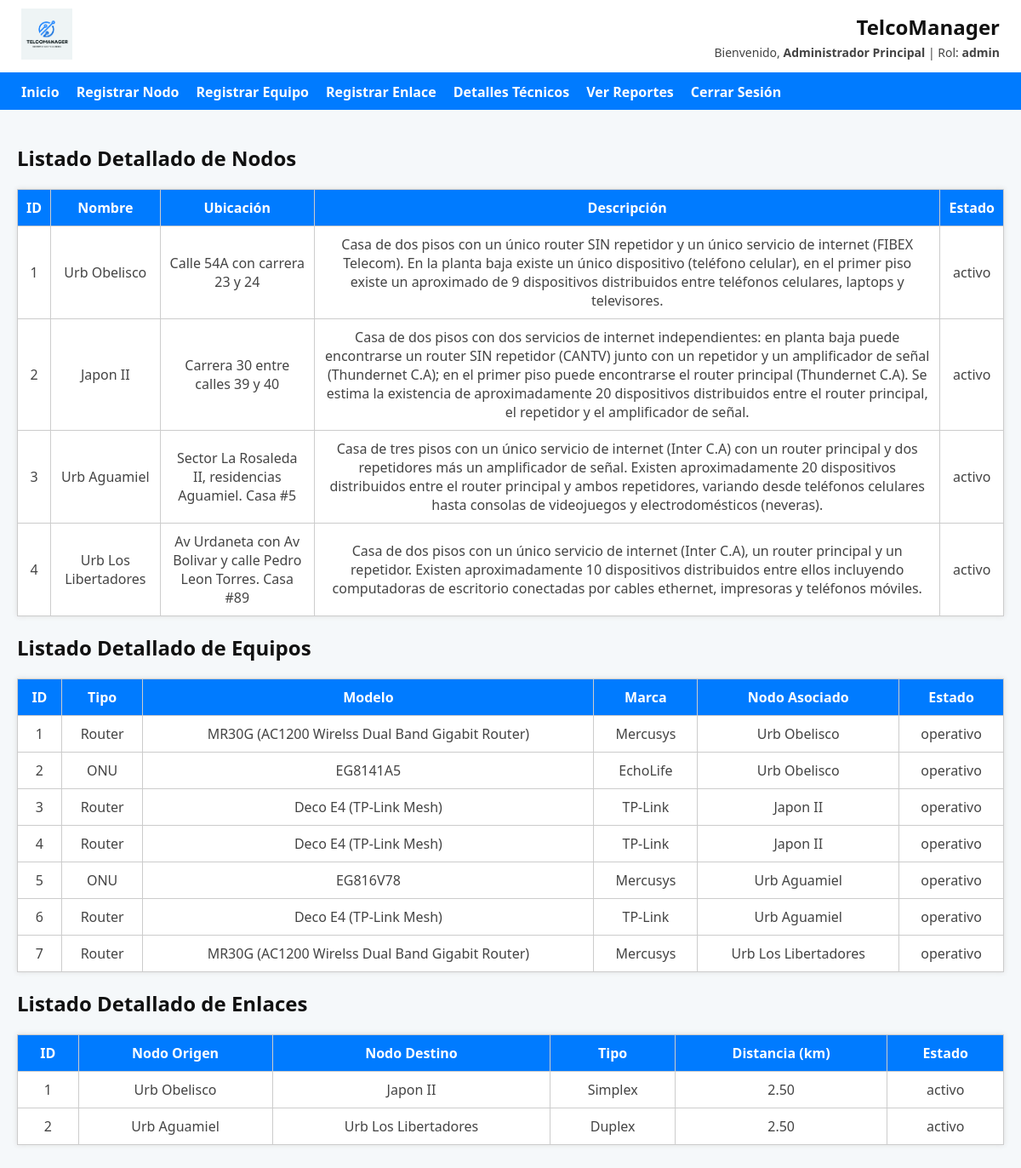
The page /paginas/detalles_tecnicos.php (signed in) on the database its author committed.
### tables this page shows
CREATE TABLE `nodos` (
  `id` int(11) NOT NULL,
  `nombre_nodo` varchar(100) NOT NULL,
  `ubicacion` varchar(100) DEFAULT NULL,
  `descripcion` text DEFAULT NULL,
  `estado` enum('activo','inactivo') DEFAULT 'activo'
);

CREATE TABLE `equipos` (
  `id` int(11) NOT NULL,
  `tipo_equipo` varchar(50) DEFAULT NULL,
  `modelo` varchar(50) DEFAULT NULL,
  `marca` varchar(50) DEFAULT NULL,
  `nodo_id` int(11) DEFAULT NULL,
  `estado` enum('operativo','fallando','reemplazo') DEFAULT 'operativo'
);

CREATE TABLE `enlaces` (
  `id` int(11) NOT NULL,
  `nodo_origen_id` int(11) DEFAULT NULL,
  `nodo_destino_id` int(11) DEFAULT NULL,
  `tipo_enlace` varchar(50) DEFAULT NULL,
  `distancia_km` decimal(5,2) DEFAULT NULL,
  `estado` enum('activo','inactivo') DEFAULT 'activo'
);

### paginas/detalles_tecnicos.php (the view, shortened to what this page needs)
<?php
include('../includes/conexion.php');
include('../includes/header.php');
include('../includes/menu.php');
?>
<main>
    <h2>Listado Detallado de Nodos</h2>
    <table>
        <tr>
            <th>ID</th>
            <th>Nombre</th>
            <th>Ubicación</th>
            <th>Descripción</th>
            <th>Estado</th>
        </tr>
        <?php
        $nodos = $conexion->query("SELECT * FROM nodos");
        while ($fila = $nodos->fetch_assoc()) {
            echo "<tr>
                    <td>{$fila['id']}</td>
                    <td>{$fila['nombre_nodo']}</td>
                    <td>{$fila['ubicacion']}</td>
                    <td>{$fila['descripcion']}</td>
                    <td>{$fila['estado']}</td>
                  </tr>";
        }
        ?>
    </table>
    <h2>Listado Detallado de Equipos</h2>
    <table>
        <tr>
            <th>ID</th>
            <th>Tipo</th>
            <th>Modelo</th>
            <th>Marca</th>
            <th>Nodo Asociado</th>
            <th>Estado</th>
        </tr>
        <?php
        $equipos = $conexion->query("SELECT e.*, n.nombre_nodo FROM equipos e JOIN nodos n ON e.nodo_id = n.id");
        while ($fila = $equipos->fetch_assoc()) {
            echo "<tr>
                    <td>{$fila['id']}</td>
                    <td>{$fila['tipo_equipo']}</td>
                    <td>{$fila['modelo']}</td>
                    <td>{$fila['marca']}</td>
                    <td>{$fila['nombre_nodo']}</td>
                    <td>{$fila['estado']}</td>
                  </tr>";
        }
        ?>
    </table>
    <h2>Listado Detallado de Enlaces</h2>
    <table>
        <tr>
            <th>ID</th>
            <th>Nodo Origen</th>
            <th>Nodo Destino</th>
            <th>Tipo</th>
            <th>Distancia (km)</th>
            <th>Estado</th>
        </tr>
        <?php
        $enlaces = $conexion->query("SELECT e.*, n1.nombre_nodo AS origen, n2.nombre_nodo AS destino
                                     FROM enlaces e
                                     JOIN nodos n1 ON e.nodo_origen_id = n1.id
                                     JOIN nodos n2 ON e.nodo_destino_id = n2.id");
        while ($fila = $enlaces->fetch_assoc()) {
            echo "<tr>
                    <td>{$fila['id']}</td>
                    <td>{$fila['origen']}</td>
                    <td>{$fila['destino']}</td>
                    <td>{$fila['tipo_enlace']}</td>
                    <td>{$fila['distancia_km']}</td>
                    <td>{$fila['estado']}</td>
                  </tr>";
        }
        ?>
    </table>
</main>
</body>
</html>

### includes/header.php (shortened to what this page needs)
<!DOCTYPE html>
<html lang="es">
<head>
    <link rel="stylesheet" href="../css/estilos.css">
</head>
<body>
    <header class="encabezado">
        <div class="logo">
            <img src="../imagenes/logo.png" alt="Logo TelcoManager">
        </div>
        <div class="titulo-sesion">
            <h1>TelcoManager</h1>
            <?php if (isset($_SESSION['usuario'])): ?>
                <p>Bienvenido, <strong><?php echo $_SESSION['nombre']; ?></strong> | Rol: <strong><?php echo $_SESSION['rol']; ?></strong></p>
            <?php endif; ?>
        </div>
    </header>

### includes/menu.php
<nav>
    <ul>
        <li><a href="dashboard.php">Inicio</a></li>
        <li><a href="registrar_nodo.php">Registrar Nodo</a></li>
        <li><a href="registrar_equipo.php">Registrar Equipo</a></li>
        <li><a href="registrar_enlace.php">Registrar Enlace</a></li>
        <li><a href="detalles_tecnicos.php">Detalles Técnicos</a></li>
        <li><a href="ver_reportes.php">Ver Reportes</a></li>
        <li><a href="logout.php">Cerrar Sesión</a></li>
    </ul>
</nav>

### css/estilos.css (style rules this page uses)
:root { --azul: #007BFF; --gris-fondo: #f5f8fa; --negro: #111111; --gris-texto: #444444; }
body { font-family: 'Segoe UI', sans-serif; margin: 0; padding: 0; background-color: var(--gris-fondo); color: var(--gris-texto); }
h1, h2 { color: var(--negro); }
main { padding: 20px; }
.encabezado { display: flex; align-items: center; justify-content: space-between; background-color: #ffffff; padding: 10px 25px; border-bottom: 2px solid var(--azul); box-shadow: 0 2px 6px rgba(0, 0, 0, 0.05); }
.logo img { height: 60px; width: auto; }
.titulo-sesion { text-align: right; }
.titulo-sesion h1 { margin: 0; font-size: 24px; color: var(--negro); }
.titulo-sesion p { margin: 4px 0 0 0; font-size: 14px; color: var(--gris-texto); }
nav ul { list-style: none; display: flex; gap: 20px; padding: 10px 25px; margin: 0; background-color: var(--azul); }
nav ul li a { color: white; text-decoration: none; font-weight: bold; transition: 0.3s; }
table { width: 100%; border-collapse: collapse; margin: 20px 0; background: white; box-shadow: 0 0 6px #ddd; }
th, td { padding: 10px; border: 1px solid #ccc; text-align: center; }
th { background-color: var(--azul); color: white; }

### rows shown on the page
nodos: id "1", nombre_nodo "Urb Obelisco", ubicacion "Calle 54A con carrera 23 y 24", descripcion "Casa de dos pisos con un único router SIN repetidor y un único servicio de internet (FIBEX Telecom). En la planta baja existe un único dispositivo (teléfono celular), en el primer piso existe un aproximado de 9 dispositivos distribuidos entre teléfonos celulares, laptops y televisores.", estado "activo"
nodos: id "2", nombre_nodo "Japon II", ubicacion "Carrera 30 entre calles 39 y 40", descripcion "Casa de dos pisos con dos servicios de internet independientes: en planta baja puede encontrarse un router SIN repetidor (CANTV) junto con un repetidor y un amplificador de señal (Thundernet C.A); en el primer piso puede encontrarse el router principal (Thundernet C.A). Se estima la existencia de aproximadamente 20 dispositivos distribuidos entre el router principal, el repetidor y el amplificador de señal.", estado "activo"
nodos: id "3", nombre_nodo "Urb Aguamiel", ubicacion "Sector La Rosaleda II, residencias Aguamiel. Casa #5", descripcion "Casa de tres pisos con un único servicio de internet (Inter C.A) con un router principal y dos repetidores más un amplificador de señal. Existen aproximadamente 20 dispositivos distribuidos entre el router principal y ambos repetidores, variando desde teléfonos celulares hasta consolas de videojuegos y electrodomésticos (neveras).", estado "activo"
nodos: id "4", nombre_nodo "Urb Los Libertadores", ubicacion "Av Urdaneta con Av Bolivar y calle Pedro Leon Torres. Casa #89", descripcion "Casa de dos pisos con un único servicio de internet (Inter C.A), un router principal y un repetidor. Existen aproximadamente 10 dispositivos distribuidos entre ellos incluyendo computadoras de escritorio conectadas por cables ethernet, impresoras y teléfonos móviles.", estado "activo"
equipos: id "1", tipo_equipo "Router", modelo "MR30G (AC1200 Wirelss Dual Band Gigabit Router)", marca "Mercusys", nodo.nombre_nodo "Urb Obelisco", estado "operativo"
equipos: id "2", tipo_equipo "ONU", modelo "EG8141A5", marca "EchoLife", nodo.nombre_nodo "Urb Obelisco", estado "operativo"
equipos: id "3", tipo_equipo "Router", modelo "Deco E4 (TP-Link Mesh)", marca "TP-Link", nodo.nombre_nodo "Japon II", estado "operativo"
equipos: id "4", tipo_equipo "Router", modelo "Deco E4 (TP-Link Mesh)", marca "TP-Link", nodo.nombre_nodo "Japon II", estado "operativo"
equipos: id "5", tipo_equipo "ONU", modelo "EG816V78", marca "Mercusys", nodo.nombre_nodo "Urb Aguamiel", estado "operativo"
equipos: id "6", tipo_equipo "Router", modelo "Deco E4 (TP-Link Mesh)", marca "TP-Link", nodo.nombre_nodo "Urb Aguamiel", estado "operativo"
equipos: id "7", tipo_equipo "Router", modelo "MR30G (AC1200 Wirelss Dual Band Gigabit Router)", marca "Mercusys", nodo.nombre_nodo "Urb Los Libertadores", estado "operativo"
enlaces: id "1", nodo_origen.nombre_nodo "Urb Obelisco", nodo_destino.nombre_nodo "Japon II", tipo_enlace "Simplex", distancia_km "2.50", estado "activo"
enlaces: id "2", nodo_origen.nombre_nodo "Urb Aguamiel", nodo_destino.nombre_nodo "Urb Los Libertadores", tipo_enlace "Duplex", distancia_km "2.50", estado "activo"

### other values the page prints
$_SESSION['nombre'] "Administrador Principal"
$_SESSION['rol'] "admin"
